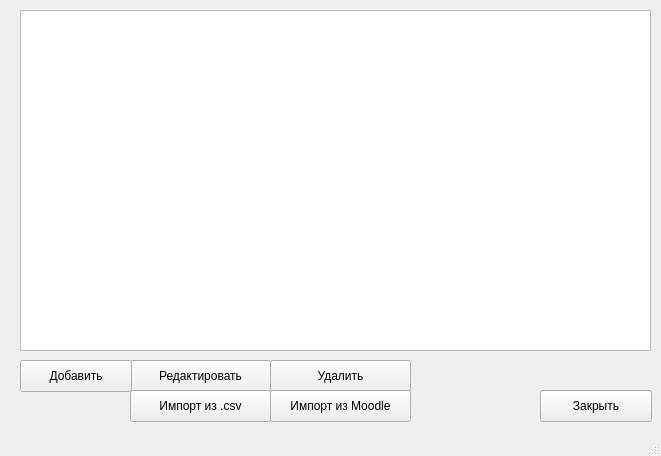
<?xml version="1.0" encoding="UTF-8"?>
<ui version="4.0">
 <class>MainWindow</class>
 <widget class="QMainWindow" name="MainWindow">
  <property name="geometry">
   <rect>
    <x>0</x>
    <y>0</y>
    <width>661</width>
    <height>456</height>
   </rect>
  </property>
  <property name="windowTitle">
   <string>Список группы</string>
  </property>
  <widget class="QWidget" name="centralwidget">
   <widget class="QPushButton" name="pushButton">
    <property name="geometry">
     <rect>
      <x>130</x>
      <y>360</y>
      <width>141</width>
      <height>32</height>
     </rect>
    </property>
    <property name="text">
     <string>Редактировать</string>
    </property>
   </widget>
   <widget class="QPushButton" name="pushButton_2">
    <property name="geometry">
     <rect>
      <x>540</x>
      <y>390</y>
      <width>112</width>
      <height>32</height>
     </rect>
    </property>
    <property name="text">
     <string>Закрыть</string>
    </property>
   </widget>
   <widget class="QTableWidget" name="tableWidget">
    <property name="geometry">
     <rect>
      <x>20</x>
      <y>10</y>
      <width>631</width>
      <height>341</height>
     </rect>
    </property>
   </widget>
   <widget class="QPushButton" name="pushButton_3">
    <property name="geometry">
     <rect>
      <x>20</x>
      <y>360</y>
      <width>112</width>
      <height>32</height>
     </rect>
    </property>
    <property name="text">
     <string>Добавить</string>
    </property>
   </widget>
   <widget class="QPushButton" name="pushButton_4">
    <property name="geometry">
     <rect>
      <x>270</x>
      <y>360</y>
      <width>141</width>
      <height>32</height>
     </rect>
    </property>
    <property name="text">
     <string>Удалить</string>
    </property>
   </widget>
   <widget class="QPushButton" name="pushButton_5">
    <property name="geometry">
     <rect>
      <x>130</x>
      <y>390</y>
      <width>141</width>
      <height>32</height>
     </rect>
    </property>
    <property name="text">
     <string>Импорт из .csv</string>
    </property>
   </widget>
   <widget class="QPushButton" name="pushButton_6">
    <property name="geometry">
     <rect>
      <x>270</x>
      <y>390</y>
      <width>141</width>
      <height>32</height>
     </rect>
    </property>
    <property name="text">
     <string>Импорт из Moodle</string>
    </property>
   </widget>
  </widget>
  <widget class="QStatusBar" name="statusbar"/>
 </widget>
 <resources/>
 <connections/>
</ui>
